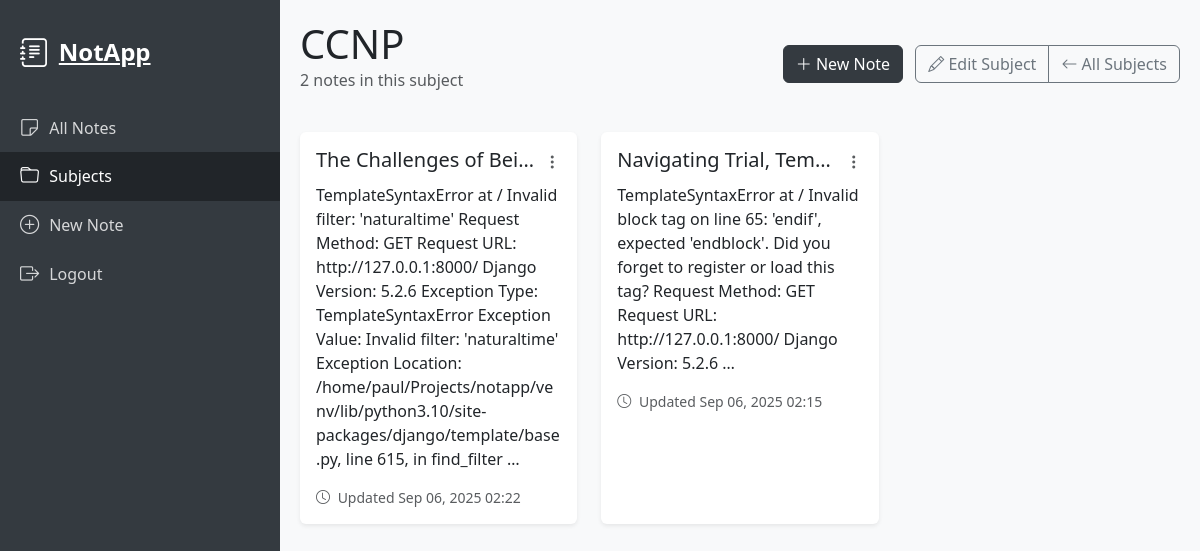
/subjects/4/ (signed in), run on the app's committed database.
### notes/models.py (models this page shows, shortened)
class Subject(models.Model):
    name = models.CharField(max_length=100)
    description = models.TextField(blank=True)
    user = models.ForeignKey(User, on_delete=models.CASCADE, related_name='subjects', null=True)
    class Meta:
        ordering = ['name']
        constraints = [
            models.UniqueConstraint(
                fields=['name', 'user'],
                name='unique_subject_name_per_user'
            )
        ]

class Note(models.Model):
    subject = models.ForeignKey(Subject, on_delete=models.SET_NULL, related_name='notes', null=True, blank=True)
    user = models.ForeignKey(User, on_delete=models.CASCADE)
    title = models.CharField(max_length=200)
    content = models.TextField()
    created_at = models.DateTimeField(auto_now_add=True)
    updated_at = models.DateTimeField(auto_now=True)
    class Meta:
        ordering = ['-updated_at']

### notes/views.py (the view)
# urls.py: path('subjects/<int:pk>/', views.subject_detail, name='subject_detail'),
@login_required
def subject_detail(request, pk):
	subject = get_object_or_404(Subject, pk=pk, user=request.user)
	notes = Note.objects.filter(user=request.user, subject=subject).order_by('-updated_at')
	return render(request, 'notes/subject_detail.html', {
		'subject': subject,
		'notes': notes
	})

### notes/templates/notes/subject_detail.html (shortened to what this page needs)
{% extends 'notes/base.html' %}
{% block content %}
<div class="d-flex justify-content-between align-items-center mb-4">
  <div>
    <h1 class="mb-0">{{ subject.name }}</h1>
    <p class="text-muted">
      {{ notes|length }} note{% if notes|length != 1 %}s{% endif %} in this subject
    </p>
  </div>
  <div>
    <a href="{% url 'note_create' %}?subject={{ subject.id }}" class="btn btn-custom">
      <i class="bi bi-plus-lg"></i> New Note
    </a>
    <div class="btn-group ms-2">
      <a href="{% url 'subject_edit' subject.id %}" class="btn btn-outline-secondary">
        <i class="bi bi-pencil"></i> Edit Subject
      </a>
      <a href="{% url 'subject_list' %}" class="btn btn-outline-secondary">
        <i class="bi bi-arrow-left"></i> All Subjects
      </a>
    </div>
  </div>
</div>
{% if notes %}
<div class="row row-cols-1 row-cols-md-2 row-cols-lg-3 g-4">
  {% for note in notes %}
  <div class="col">
    <div class="card note-card h-100 shadow-sm">
      <div class="card-body">
        <div class="d-flex justify-content-between align-items-start mb-2">
          <h5 class="card-title mb-0 text-truncate pe-2">{{ note.title }}</h5>
          <div class="dropdown">
            <button class="btn btn-link text-muted p-0" type="button" data-bs-toggle="dropdown">
              <i class="bi bi-three-dots-vertical"></i>
            </button>
          </div>
        </div>
        <p class="card-text" style="min-height: 4.5rem">{{ note.content|truncatewords:30 }}</p>
        <div class="d-flex justify-content-between align-items-center text-muted small">
          <div>
            <i class="bi bi-clock me-1"></i>
            <span>Updated {{ note.updated_at|date:"M d, Y H:i" }}</span>
          </div>
        </div>
      </div>
    </div>
  </div>
  {% endfor %}
</div>
{% endif %} {% endblock %}

### notes/templates/notes/base.html (style rules this page uses)
:root { --primary-color: #343a40; --primary-hover: #212529; }
body { min-height: 100vh; overflow-x: hidden; }
.btn-custom { background-color: var(--primary-color); border-color: var(--primary-color); color: white; }
.note-card { transition: transform 0.2s; border: 1px solid #dee2e6; }
.card { border: none; box-shadow: 0 0.125rem 0.25rem rgba(0, 0, 0, 0.075); }

### data on the page
Subject: name "CCNP"
Note: title "The Challenges of Bei…", content "TemplateSyntaxError at / Invalid filter: 'naturaltime' Request Method: GET Request URL: http://127.0.0.1:8000/ Django Version: 5.2.6 Exception Type: TemplateSyntaxError Exception Value: Invalid filter: 'naturaltime' Exception Location: /home/paul/Projects/notapp/venv/lib/python3.10/site-packages/django/template/base.py, line 615, in find_filter …", updated_at "Sep 06, 2025 02:22"
Note: title "Navigating Trial, Tem…", content "TemplateSyntaxError at / Invalid block tag on line 65: 'endif', expected 'endblock'. Did you forget to register or load this tag? Request Method: GET Request URL: http://127.0.0.1:8000/ Django Version: 5.2.6 …", updated_at "Sep 06, 2025 02:15"

### other printed values
{{ notes|length }} "2"
